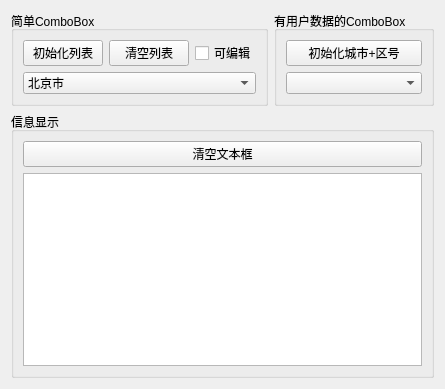
<?xml version="1.0" encoding="UTF-8"?>
<ui version="4.0">
 <class>Widget</class>
 <widget class="QWidget" name="Widget">
  <property name="geometry">
   <rect>
    <x>0</x>
    <y>0</y>
    <width>422</width>
    <height>389</height>
   </rect>
  </property>
  <property name="windowTitle">
   <string>Widget</string>
  </property>
  <layout class="QGridLayout" name="gridLayout_4">
   <item row="0" column="0">
    <widget class="QGroupBox" name="groupBox">
     <property name="sizePolicy">
      <sizepolicy hsizetype="Preferred" vsizetype="Fixed">
       <horstretch>0</horstretch>
       <verstretch>0</verstretch>
      </sizepolicy>
     </property>
     <property name="title">
      <string>简单ComboBox</string>
     </property>
     <layout class="QGridLayout" name="gridLayout_2">
      <item row="0" column="0">
       <widget class="QPushButton" name="pbnInitList">
        <property name="text">
         <string>初始化列表</string>
        </property>
       </widget>
      </item>
      <item row="0" column="1">
       <widget class="QPushButton" name="pbnClearList">
        <property name="text">
         <string>清空列表</string>
        </property>
       </widget>
      </item>
      <item row="0" column="2">
       <widget class="QCheckBox" name="cbxEditable">
        <property name="text">
         <string>可编辑</string>
        </property>
       </widget>
      </item>
      <item row="1" column="0" colspan="3">
       <widget class="QComboBox" name="cbxList">
        <item>
         <property name="text">
          <string>北京市</string>
         </property>
         <property name="icon">
          <iconset resource="res.qrc">
           <normaloff>:/icons/aim.ico</normaloff>:/icons/aim.ico</iconset>
         </property>
        </item>
        <item>
         <property name="text">
          <string>上海市</string>
         </property>
         <property name="icon">
          <iconset resource="res.qrc">
           <normaloff>:/icons/UNIT.ICO</normaloff>:/icons/UNIT.ICO</iconset>
         </property>
        </item>
       </widget>
      </item>
     </layout>
    </widget>
   </item>
   <item row="0" column="1">
    <widget class="QGroupBox" name="groupBox_2">
     <property name="sizePolicy">
      <sizepolicy hsizetype="Preferred" vsizetype="Fixed">
       <horstretch>0</horstretch>
       <verstretch>0</verstretch>
      </sizepolicy>
     </property>
     <property name="title">
      <string>有用户数据的ComboBox</string>
     </property>
     <layout class="QGridLayout" name="gridLayout">
      <item row="0" column="0">
       <widget class="QPushButton" name="pbnInitCityCode">
        <property name="text">
         <string>初始化城市+区号</string>
        </property>
       </widget>
      </item>
      <item row="1" column="0">
       <widget class="QComboBox" name="cbxCity">
        <property name="placeholderText">
         <string>请选择一个城市</string>
        </property>
       </widget>
      </item>
     </layout>
    </widget>
   </item>
   <item row="1" column="0" colspan="2">
    <widget class="QGroupBox" name="groupBox_3">
     <property name="title">
      <string>信息显示</string>
     </property>
     <layout class="QGridLayout" name="gridLayout_3">
      <item row="0" column="0">
       <widget class="QPushButton" name="pbnClearContent">
        <property name="text">
         <string>清空文本框</string>
        </property>
       </widget>
      </item>
      <item row="1" column="0">
       <widget class="QPlainTextEdit" name="pteContent"/>
      </item>
     </layout>
    </widget>
   </item>
  </layout>
 </widget>
 <resources>
  <include location="res.qrc"/>
 </resources>
 <connections/>
</ui>
